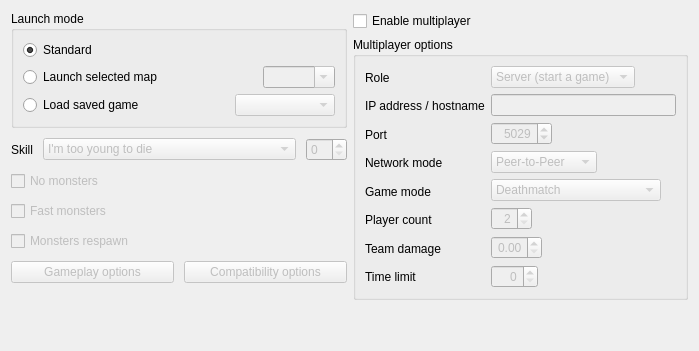
      <widget class="QWidget" name="optionsTab">
       <attribute name="title">
        <string>Launch options</string>
       </attribute>
       <layout class="QHBoxLayout" name="horizontalLayout_5" stretch="10,10">
        <item>
         <layout class="QVBoxLayout" name="verticalLayout_8">
          <property name="spacing">
           <number>10</number>
          </property>
          <item>
           <widget class="QGroupBox" name="launchModeGrpBox">
            <property name="title">
             <string>Launch mode</string>
            </property>
            <layout class="QVBoxLayout" name="verticalLayout_11">
             <item>
              <layout class="QHBoxLayout" name="horizontalLayout_12">
               <item>
                <widget class="QRadioButton" name="launchMode_standard">
                 <property name="text">
                  <string>Standard</string>
                 </property>
                 <property name="checked">
                  <bool>true</bool>
                 </property>
                </widget>
               </item>
              </layout>
             </item>
             <item>
              <layout class="QHBoxLayout" name="horizontalLayout_10">
               <item>
                <widget class="QRadioButton" name="launchMode_map">
                 <property name="text">
                  <string>Launch selected map</string>
                 </property>
                 <property name="checked">
                  <bool>false</bool>
                 </property>
                </widget>
               </item>
               <item>
                <spacer name="horizontalSpacer_5">
                 <property name="orientation">
                  <enum>Qt::Horizontal</enum>
                 </property>
                 <property name="sizeHint" stdset="0">
                  <size>
                   <width>40</width>
                   <height>20</height>
                  </size>
                 </property>
                </spacer>
               </item>
               <item>
                <widget class="QComboBox" name="mapCmbBox">
                 <property name="enabled">
                  <bool>false</bool>
                 </property>
                 <property name="editable">
                  <bool>true</bool>
                 </property>
                </widget>
               </item>
              </layout>
             </item>
             <item>
              <layout class="QHBoxLayout" name="horizontalLayout_8">
               <item>
                <widget class="QRadioButton" name="launchMode_savefile">
                 <property name="text">
                  <string>Load saved game</string>
                 </property>
                </widget>
               </item>
               <item>
                <spacer name="horizontalSpacer_6">
                 <property name="orientation">
                  <enum>Qt::Horizontal</enum>
                 </property>
                 <property name="sizeHint" stdset="0">
                  <size>
                   <width>40</width>
                   <height>20</height>
                  </size>
                 </property>
                </spacer>
               </item>
               <item>
                <widget class="QComboBox" name="saveFileCmbBox">
                 <property name="enabled">
                  <bool>false</bool>
                 </property>
                 <property name="sizePolicy">
                  <sizepolicy hsizetype="Preferred" vsizetype="Fixed">
                   <horstretch>0</horstretch>
                   <verstretch>0</verstretch>
                  </sizepolicy>
                 </property>
                 <property name="minimumSize">
                  <size>
                   <width>100</width>
                   <height>0</height>
                  </size>
                 </property>
                 <property name="editable">
                  <bool>false</bool>
                 </property>
                </widget>
               </item>
              </layout>
             </item>
            </layout>
           </widget>
          </item>
          <item>
           <layout class="QHBoxLayout" name="horizontalLayout_7">
            <property name="sizeConstraint">
             <enum>QLayout::SetDefaultConstraint</enum>
            </property>
            <item>
             <widget class="QLabel" name="skillLabel">
              <property name="text">
               <string>Skill</string>
              </property>
             </widget>
            </item>
            <item>
             <widget class="QComboBox" name="skillCmbBox">
              <property name="enabled">
               <bool>false</bool>
              </property>
              <property name="sizePolicy">
               <sizepolicy hsizetype="Expanding" vsizetype="Fixed">
                <horstretch>0</horstretch>
                <verstretch>0</verstretch>
               </sizepolicy>
              </property>
              <item>
               <property name="text">
                <string>I'm too young to die</string>
               </property>
              </item>
              <item>
               <property name="text">
                <string>Hey, not too rough</string>
               </property>
              </item>
              <item>
               <property name="text">
                <string>Hurt me plenty</string>
               </property>
              </item>
              <item>
               <property name="text">
                <string>Ultra-Violence</string>
               </property>
              </item>
              <item>
               <property name="text">
                <string>Nightmare</string>
               </property>
              </item>
              <item>
               <property name="text">
                <string>custom number...</string>
               </property>
              </item>
             </widget>
            </item>
            <item>
             <widget class="QSpinBox" name="skillSpinBox">
              <property name="enabled">
               <bool>false</bool>
              </property>
              <property name="sizePolicy">
               <sizepolicy hsizetype="Fixed" vsizetype="Fixed">
                <horstretch>0</horstretch>
                <verstretch>0</verstretch>
               </sizepolicy>
              </property>
              <property name="minimumSize">
               <size>
                <width>40</width>
                <height>0</height>
               </size>
              </property>
             </widget>
            </item>
           </layout>
          </item>
          <item>
           <widget class="QCheckBox" name="noMonstersChkBox">
            <property name="enabled">
             <bool>false</bool>
            </property>
            <property name="text">
             <string>No monsters</string>
            </property>
           </widget>
          </item>
          <item>
           <widget class="QCheckBox" name="fastMonstersChkBox">
            <property name="enabled">
             <bool>false</bool>
            </property>
            <property name="text">
             <string>Fast monsters</string>
            </property>
           </widget>
          </item>
          <item>
           <widget class="QCheckBox" name="monstersRespawnChkBox">
            <property name="enabled">
             <bool>false</bool>
            </property>
            <property name="text">
             <string>Monsters respawn</string>
            </property>
           </widget>
          </item>
          <item>
           <layout class="QHBoxLayout" name="horizontalLayout_6">
            <item>
             <widget class="QPushButton" name="gameOptsBtn">
              <property name="enabled">
               <bool>false</bool>
              </property>
              <property name="text">
               <string>Gameplay options</string>
              </property>
             </widget>
            </item>
            <item>
             <widget class="QPushButton" name="compatOptsBtn">
              <property name="enabled">
               <bool>false</bool>
              </property>
              <property name="text">
               <string>Compatibility options</string>
              </property>
             </widget>
            </item>
           </layout>
          </item>
          <item>
           <spacer name="verticalSpacer">
            <property name="orientation">
             <enum>Qt::Vertical</enum>
            </property>
            <property name="sizeHint" stdset="0">
             <size>
              <width>20</width>
              <height>40</height>
             </size>
            </property>
           </spacer>
          </item>
         </layout>
        </item>
        <item>
         <layout class="QVBoxLayout" name="verticalLayout_9">
          <item>
           <widget class="QCheckBox" name="multiplayerChkBox">
            <property name="text">
             <string>Enable multiplayer</string>
            </property>
           </widget>
          </item>
          <item>
           <widget class="QGroupBox" name="multiplayerGrpBox">
            <property name="title">
             <string>Multiplayer options</string>
            </property>
            <layout class="QHBoxLayout" name="horizontalLayout_22">
             <item>
              <layout class="QVBoxLayout" name="verticalLayout_14">
               <item>
                <widget class="QLabel" name="multRoleLabel">
                 <property name="sizePolicy">
                  <sizepolicy hsizetype="Minimum" vsizetype="Preferred">
                   <horstretch>0</horstretch>
                   <verstretch>0</verstretch>
                  </sizepolicy>
                 </property>
                 <property name="text">
                  <string>Role</string>
                 </property>
                </widget>
               </item>
               <item>
                <widget class="QLabel" name="hostnameLabel">
                 <property name="sizePolicy">
                  <sizepolicy hsizetype="Minimum" vsizetype="Preferred">
                   <horstretch>0</horstretch>
                   <verstretch>0</verstretch>
                  </sizepolicy>
                 </property>
                 <property name="text">
                  <string>IP address / hostname</string>
                 </property>
                </widget>
               </item>
               <item>
                <widget class="QLabel" name="portLabel">
                 <property name="sizePolicy">
                  <sizepolicy hsizetype="Minimum" vsizetype="Preferred">
                   <horstretch>0</horstretch>
                   <verstretch>0</verstretch>
                  </sizepolicy>
                 </property>
                 <property name="text">
                  <string>Port</string>
                 </property>
                </widget>
               </item>
               <item>
                <widget class="QLabel" name="netModeLabel">
                 <property name="sizePolicy">
                  <sizepolicy hsizetype="Minimum" vsizetype="Preferred">
                   <horstretch>0</horstretch>
                   <verstretch>0</verstretch>
                  </sizepolicy>
                 </property>
                 <property name="text">
                  <string>Network mode</string>
                 </property>
                </widget>
               </item>
               <item>
                <widget class="QLabel" name="gameModeLabel">
                 <property name="sizePolicy">
                  <sizepolicy hsizetype="Minimum" vsizetype="Preferred">
                   <horstretch>0</horstretch>
                   <verstretch>0</verstretch>
                  </sizepolicy>
                 </property>
                 <property name="text">
                  <string>Game mode</string>
                 </property>
                </widget>
               </item>
               <item>
                <widget class="QLabel" name="playerCountLabel">
                 <property name="sizePolicy">
                  <sizepolicy hsizetype="Minimum" vsizetype="Preferred">
                   <horstretch>0</horstretch>
                   <verstretch>0</verstretch>
                  </sizepolicy>
                 </property>
                 <property name="text">
                  <string>Player count</string>
                 </property>
                </widget>
               </item>
               <item>
                <widget class="QLabel" name="teamDmgLabel">
                 <property name="sizePolicy">
                  <sizepolicy hsizetype="Minimum" vsizetype="Preferred">
                   <horstretch>0</horstretch>
                   <verstretch>0</verstretch>
                  </sizepolicy>
                 </property>
                 <property name="text">
                  <string>Team damage</string>
                 </property>
                </widget>
               </item>
               <item>
                <widget class="QLabel" name="timeLimitLabel">
                 <property name="sizePolicy">
                  <sizepolicy hsizetype="Minimum" vsizetype="Preferred">
                   <horstretch>0</horstretch>
                   <verstretch>0</verstretch>
                  </sizepolicy>
                 </property>
                 <property name="text">
                  <string>Time limit</string>
                 </property>
                </widget>
               </item>
              </layout>
             </item>
             <item>
              <layout class="QVBoxLayout" name="verticalLayout_15">
               <item>
                <layout class="QHBoxLayout" name="horizontalLayout_15">
                 <item>
                  <widget class="QComboBox" name="multRoleCmbBox">
                   <property name="enabled">
                    <bool>false</bool>
                   </property>
                   <property name="sizePolicy">
                    <sizepolicy hsizetype="Expanding" vsizetype="Fixed">
                     <horstretch>0</horstretch>
                     <verstretch>0</verstretch>
                    </sizepolicy>
                   </property>
                   <property name="editable">
                    <bool>false</bool>
                   </property>
                   <item>
                    <property name="text">
                     <string>Server (start a game)</string>
                    </property>
                   </item>
                   <item>
                    <property name="text">
                     <string>Client (join a game)</string>
                    </property>
                   </item>
                  </widget>
                 </item>
                 <item>
                  <spacer name="horizontalSpacer">
                   <property name="orientation">
                    <enum>Qt::Horizontal</enum>
                   </property>
                   <property name="sizeHint" stdset="0">
                    <size>
                     <width>40</width>
                     <height>20</height>
                    </size>
                   </property>
                  </spacer>
                 </item>
                </layout>
               </item>
               <item>
                <layout class="QHBoxLayout" name="horizontalLayout_16">
                 <item>
                  <widget class="QLineEdit" name="hostnameLine">
                   <property name="enabled">
                    <bool>false</bool>
                   </property>
                  </widget>
                 </item>
                </layout>
               </item>
               <item>
                <layout class="QHBoxLayout" name="horizontalLayout_17">
                 <item>
                  <widget class="QSpinBox" name="portSpinBox">
                   <property name="enabled">
                    <bool>false</bool>
                   </property>
                   <property name="alignment">
                    <set>Qt::AlignRight|Qt::AlignTrailing|Qt::AlignVCenter</set>
                   </property>
                   <property name="minimum">
                    <number>1</number>
                   </property>
                   <property name="maximum">
                    <number>65535</number>
                   </property>
                   <property name="singleStep">
                    <number>0</number>
                   </property>
                   <property name="value">
                    <number>5029</number>
                   </property>
                  </widget>
                 </item>
                 <item>
                  <spacer name="horizontalSpacer_2">
                   <property name="orientation">
                    <enum>Qt::Horizontal</enum>
                   </property>
                   <property name="sizeHint" stdset="0">
                    <size>
                     <width>40</width>
                     <height>20</height>
                    </size>
                   </property>
                  </spacer>
                 </item>
                </layout>
               </item>
               <item>
                <layout class="QHBoxLayout" name="horizontalLayout_18">
                 <item>
                  <widget class="QComboBox" name="netModeCmbBox">
                   <property name="enabled">
                    <bool>false</bool>
                   </property>
                   <property name="sizePolicy">
                    <sizepolicy hsizetype="Expanding" vsizetype="Fixed">
                     <horstretch>0</horstretch>
                     <verstretch>0</verstretch>
                    </sizepolicy>
                   </property>
                   <item>
                    <property name="text">
                     <string>Peer-to-Peer</string>
                    </property>
                   </item>
                   <item>
                    <property name="text">
                     <string>Packet Server</string>
                    </property>
                   </item>
                  </widget>
                 </item>
                 <item>
                  <spacer name="horizontalSpacer_3">
                   <property name="orientation">
                    <enum>Qt::Horizontal</enum>
                   </property>
                   <property name="sizeHint" stdset="0">
                    <size>
                     <width>40</width>
                     <height>20</height>
                    </size>
                   </property>
                  </spacer>
                 </item>
                </layout>
               </item>
               <item>
                <layout class="QHBoxLayout" name="horizontalLayout_19">
                 <item>
                  <widget class="QComboBox" name="gameModeCmbBox">
                   <property name="enabled">
                    <bool>false</bool>
                   </property>
                   <property name="sizePolicy">
                    <sizepolicy hsizetype="Expanding" vsizetype="Fixed">
                     <horstretch>0</horstretch>
                     <verstretch>0</verstretch>
                    </sizepolicy>
                   </property>
                   <property name="minimumSize">
                    <size>
                     <width>170</width>
                     <height>0</height>
                    </size>
                   </property>
                   <property name="currentIndex">
                    <number>0</number>
                   </property>
                   <item>
                    <property name="text">
                     <string>Deathmatch</string>
                    </property>
                   </item>
                   <item>
                    <property name="text">
                     <string>Team Deathmatch</string>
                    </property>
                   </item>
                   <item>
                    <property name="text">
                     <string>Alternative Deathmatch</string>
                    </property>
                   </item>
                   <item>
                    <property name="text">
                     <string>Alternative Team Deathmatch</string>
                    </property>
                   </item>
                   <item>
                    <property name="text">
                     <string>Cooperative</string>
                    </property>
                   </item>
                  </widget>
                 </item>
                 <item>
                  <spacer name="horizontalSpacer_4">
                   <property name="orientation">
                    <enum>Qt::Horizontal</enum>
                   </property>
                   <property name="sizeHint" stdset="0">
                    <size>
                     <width>40</width>
                     <height>20</height>
                    </size>
                   </property>
                  </spacer>
                 </item>
                </layout>
               </item>
               <item>
                <layout class="QHBoxLayout" name="horizontalLayout_20">
                 <item>
                  <widget class="QSpinBox" name="playerCountSpinBox">
                   <property name="enabled">
                    <bool>false</bool>
                   </property>
                   <property name="alignment">
                    <set>Qt::AlignRight|Qt::AlignTrailing|Qt::AlignVCenter</set>
                   </property>
                   <property name="minimum">
                    <number>2</number>
                   </property>
                   <property name="maximum">
                    <number>64</number>
                   </property>
                  </widget>
                 </item>
                 <item>
                  <spacer name="horizontalSpacer_7">
                   <property name="orientation">
                    <enum>Qt::Horizontal</enum>
                   </property>
                   <property name="sizeHint" stdset="0">
                    <size>
                     <width>40</width>
                     <height>20</height>
                    </size>
                   </property>
                  </spacer>
                 </item>
                </layout>
               </item>
               <item>
                <layout class="QHBoxLayout" name="horizontalLayout_23">
                 <item>
                  <widget class="QDoubleSpinBox" name="teamDmgSpinBox">
                   <property name="enabled">
                    <bool>false</bool>
                   </property>
                   <property name="alignment">
                    <set>Qt::AlignRight|Qt::AlignTrailing|Qt::AlignVCenter</set>
                   </property>
                   <property name="maximum">
                    <double>1.000000000000000</double>
                   </property>
                   <property name="singleStep">
                    <double>0.100000000000000</double>
                   </property>
                  </widget>
                 </item>
                 <item>
                  <spacer name="horizontalSpacer_8">
                   <property name="orientation">
                    <enum>Qt::Horizontal</enum>
                   </property>
                   <property name="sizeHint" stdset="0">
                    <size>
                     <width>40</width>
                     <height>20</height>
                    </size>
                   </property>
                  </spacer>
                 </item>
                </layout>
               </item>
               <item>
                <layout class="QHBoxLayout" name="horizontalLayout_24">
                 <item>
                  <widget class="QSpinBox" name="timeLimitSpinBox">
                   <property name="enabled">
                    <bool>false</bool>
                   </property>
                   <property name="alignment">
                    <set>Qt::AlignRight|Qt::AlignTrailing|Qt::AlignVCenter</set>
                   </property>
                   <property name="maximum">
                    <number>999</number>
                   </property>
                  </widget>
                 </item>
                 <item>
                  <spacer name="horizontalSpacer_9">
                   <property name="orientation">
                    <enum>Qt::Horizontal</enum>
                   </property>
                   <property name="sizeHint" stdset="0">
                    <size>
                     <width>40</width>
                     <height>20</height>
                    </size>
                   </property>
                  </spacer>
                 </item>
                </layout>
               </item>
              </layout>
             </item>
            </layout>
           </widget>
          </item>
          <item>
           <spacer name="verticalSpacer_2">
            <property name="orientation">
             <enum>Qt::Vertical</enum>
            </property>
            <property name="sizeHint" stdset="0">
             <size>
              <width>20</width>
              <height>40</height>
             </size>
            </property>
           </spacer>
          </item>
         </layout>
        </item>
       </layout>
      </widget>
